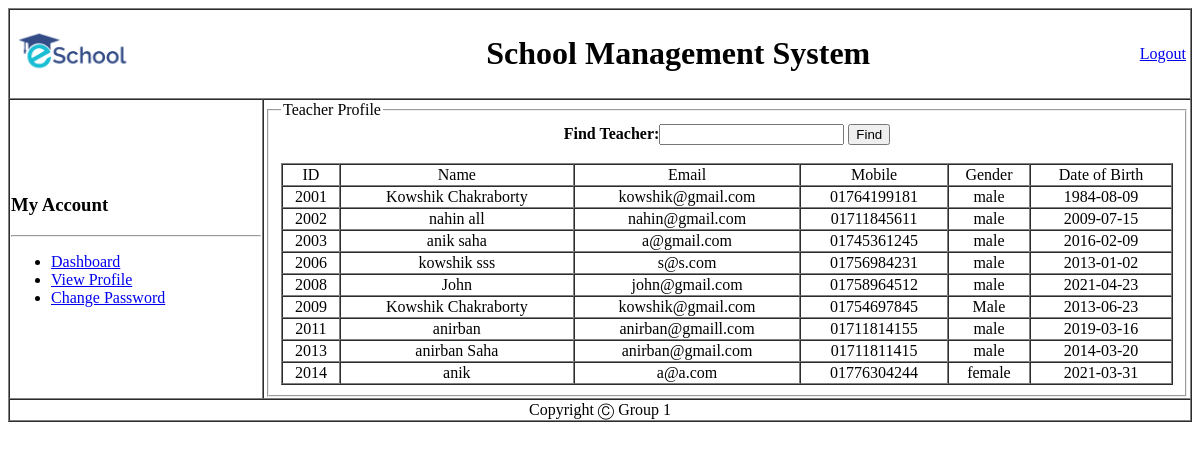
Page /student/view/teacherprofile.php (signed in) on the earlier database version.
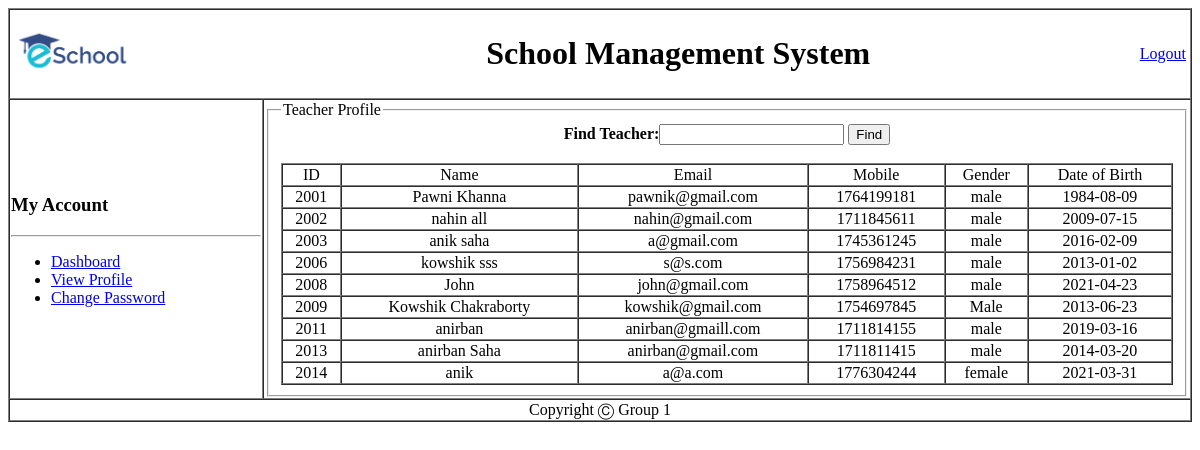
Same page on the later database version.
### tables this page shows
CREATE TABLE `teacher` (
  `id` varchar(20) NOT NULL,
  `name` varchar(70) NOT NULL,
  `email` varchar(70) NOT NULL,
  `mobile` varchar(70) NOT NULL,
  `gender` varchar(70) NOT NULL,
  `dob` date NOT NULL,
  `subject` varchar(30) NOT NULL,
  `password` varchar(70) NOT NULL
);

### student/Model/DatabaseConnection.php (called while the page is built, shortened)
<?php
	function getAllteacher(){
		$conn = getConnection();
		$sql = "select * from teacher";
		$result = mysqli_query($conn, $sql);
		$user=[];
		while($row = mysqli_fetch_assoc($result))
		{
			array_push($user, $row);
		}
		return $user;
	}
?>

### student/View/teacherprofile.php (the view, shortened to what this page needs)
<?php
require_once('../Model/DatabaseConnection.php');
$teacherList=getAllteacher();
include('header.php');
?>
<?php include('sideBar.php'); ?>
        <td>
          <fieldset>
            <legend>Teacher Profile</legend>
            <center>
                  <b>Find Teacher:</b><input type="text" onkeyup="ajax()" name="name" id="name">
                  <input type="button" name="" value="Find">
                </center>
          <div id="myh1" class="">
                  <br>
        <form class="" action="" method="post">
        <?php
                echo "<table border = 1 width='100%' cellspacing = 0  >
                <tr align = 'center'>
                    <td>ID</td>
                    <td>Name</td>
                    <td>Email</td>
                    <td>Mobile</td>
                    <td>Gender</td>
                    <td>Date of Birth</td>
                </tr>";
                for($i = 0; $i<count($teacherList); $i++){
                    echo "<tr align = 'center'>
                    <td>{$teacherList[$i]['id']}</td>
                    <td>{$teacherList[$i]['name']}</td>
                    <td>{$teacherList[$i]['email']}</td>
                    <td>{$teacherList[$i]['mobile']}</td>
                    <td>{$teacherList[$i]['gender']}</td>
                    <td>{$teacherList[$i]['dob']}</td>
                </tr>";
                }
                echo "</table>";
                ?>
                </div>
        </fieldset>
        </td>
      </tr>
      <?php include('footer.php'); ?>

Differences in the rows shown:
changed teacher id 2001: name "Kowshik Chakraborty" → "Pawni Khanna"; email "kowshik@gmail.com" → "pawnik@gmail.com"; mobile "01764199181" → "1764199181"
changed teacher "nahin all": mobile "01711845611" → "1711845611"
changed teacher "anik saha": mobile "01745361245" → "1745361245"
changed teacher "kowshik sss": mobile "01756984231" → "1756984231"
changed teacher "John": mobile "01758964512" → "1758964512"
changed teacher "Kowshik Chakraborty": mobile "01754697845" → "1754697845"
changed teacher "anirban": mobile "01711814155" → "1711814155"
changed teacher "anirban Saha": mobile "01711811415" → "1711811415"
changed teacher "anik": mobile "01776304244" → "1776304244"
